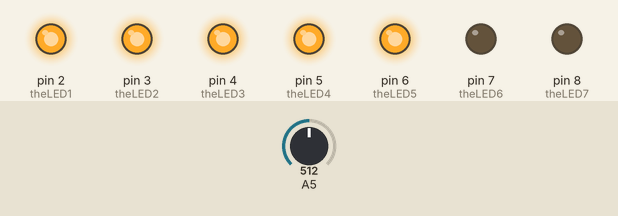
A sketch run on a simulated Arduino Uno, built with avr-gcc and run on an emulated ATmega328P. On the bench: output pins drawn as LEDs (lit = HIGH). Inputs (shaded band) come from the test bench; at power-on: A5 = 512.

Above: at 1.2 s.
1.3 s: A5 set to 493
At 1.9 s:
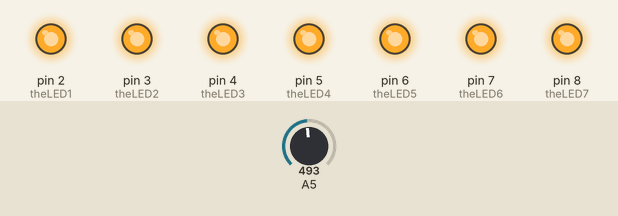
7.3 s: A5 set to 306
At 7.34 s:
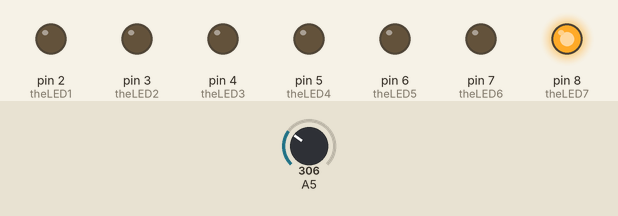
At 7.8 s:
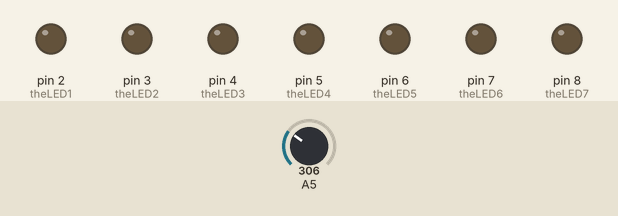
Timing chart, 0 to 16.3 s (numbered marks = the images above; inputs shaded):
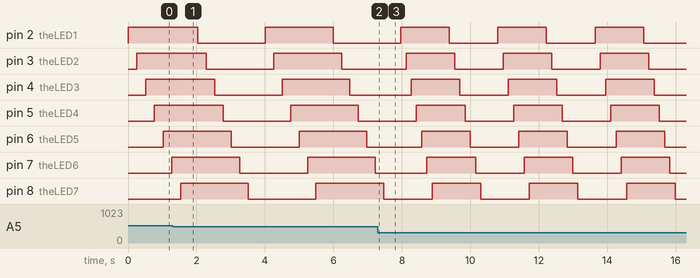

The sketch:

runningled1.ino
```cpp
int theLED1 = 2;
int theLED2 = 3;
int theLED3 = 4;

int theLED4 = 5;
int theLED5 = 6;
int theLED6 = 7;

int theLED7 = 8;

void setup()
{
  pinMode(theLED1, OUTPUT);
  pinMode(theLED2, OUTPUT);
  pinMode(theLED3, OUTPUT);

  pinMode(theLED4, OUTPUT);
  pinMode(theLED5, OUTPUT);
  pinMode(theLED6, OUTPUT);

  pinMode(theLED7, OUTPUT);

  digitalWrite(theLED1, LOW);
  digitalWrite(theLED2, LOW);
  digitalWrite(theLED3, LOW);

  digitalWrite(theLED4, LOW);
  digitalWrite(theLED5, LOW);
  digitalWrite(theLED6, LOW);

  digitalWrite(theLED7, LOW);

  Serial.begin(9600);
}

void loop()
{
  int speedLED = analogRead(A5);

  //  // Blink
  //  for (int i = 2; i < 9; i++) {
  //    int speedLED = analogRead(A5);
  //    digitalWrite(i, HIGH);
  //    delay(speedLED);
  //    digitalWrite(i, LOW);
  //    delay(speedLED);
  //  }
  //
  //  for (int i = 7; i > 2; i--) {
  //    int speedLED = analogRead(A5);
  //    digitalWrite(i, HIGH);
  //    delay(speedLED);
  //    digitalWrite(i, LOW);
  //    delay(speedLED);
  //  }

  //  // Hold
  //  for (int i = 2; i < 9; i++) {
  //    int speedLED = analogRead(A5);
  //    digitalWrite(i, HIGH);
  //    delay(speedLED*2);
  //  }
  //
  //  for (int i = 8; i > 1; i--) {
  //    int speedLED = analogRead(A5);
  //    digitalWrite(i, LOW);
  //    delay(speedLED*2);
  //  }
  //
  //  // Hold reverse
  //  for (int i = 8; i > 1; i--) {
  //    int speedLED = analogRead(A5);
  //    digitalWrite(i, HIGH);
  //    delay(speedLED*2);
  //  }
  //
  //  for (int i = 2; i < 9; i++) {
  //    int speedLED = analogRead(A5);
  //    digitalWrite(i, LOW);
  //    delay(speedLED*2);
  //  }

  // Snake start to end
  for (int i = 2; i < 9; i++)
  {
    int speedLED = analogRead(A5);
    digitalWrite(i, HIGH);
    if (i == 8)
    {
      delay(500);
      break;
    }
    delay(speedLED / 2);
  }

  for (int i = 2; i < 9; i++)
  {
    int speedLED = analogRead(A5);
    digitalWrite(i, LOW);
    if (i == 8)
    {
      delay(500);
      break;
    }
    delay(speedLED / 2);
  }

  //  // Snake back reverse start
  //  for (int i = 7; i > 1; i--) {
  //    int speedLED = analogRead(A5);
  //    digitalWrite(i, HIGH);
  //    delay(speedLED/4);
  //    digitalWrite(i, LOW);
  //  }
  //
  //  // Snake next end
  //  for (int i = 2; i < 9; i++) {
  //    int speedLED = analogRead(A5);
  //    digitalWrite(i, HIGH);
  //    delay(speedLED/4);
  //    digitalWrite(i, LOW);
  //  }
  //
  //  // Snake reverse
  //  for (int i = 8; i > 1; i--) {
  //    int speedLED = analogRead(A5);
  //    digitalWrite(i, HIGH);
  //    if (i == 2) {
  //      break;
  //    }
  //    delay(speedLED);
  //  }
  //
  //  for (int i = 8; i > 1; i--) {
  //    int speedLED = analogRead(A5);
  //    digitalWrite(i, LOW);
  //    if (i == 2) {
  //      break;
  //    }
  //    delay(speedLED);
  //  }
  //
  //  // Snake back reverse end
  //  for (int i = 2; i < 9; i++) {
  //    int speedLED = analogRead(A5);
  //    digitalWrite(i, HIGH);
  //    delay(speedLED/4);
  //    digitalWrite(i, LOW);
  //  }
  //
  //  // Snake next start
  //  for (int i = 7; i > 1; i--) {
  //    int speedLED = analogRead(A5);
  //    digitalWrite(i, HIGH);
  //    delay(speedLED/4);
  //    digitalWrite(i, LOW);
  //  }
}
```

Measured:
- the behaviour switches between 504 and 503 on A5 (found by bisection; images 0 and 1)
- after the input at 7.3 s, pin 2 (theLED1): alternates HIGH for 1.4 s and LOW for 1.4 s, starting after 2.1 s; pin 3 (theLED2): alternates HIGH for 1.4 s and LOW for 1.4 s, starting after 0.82 s
